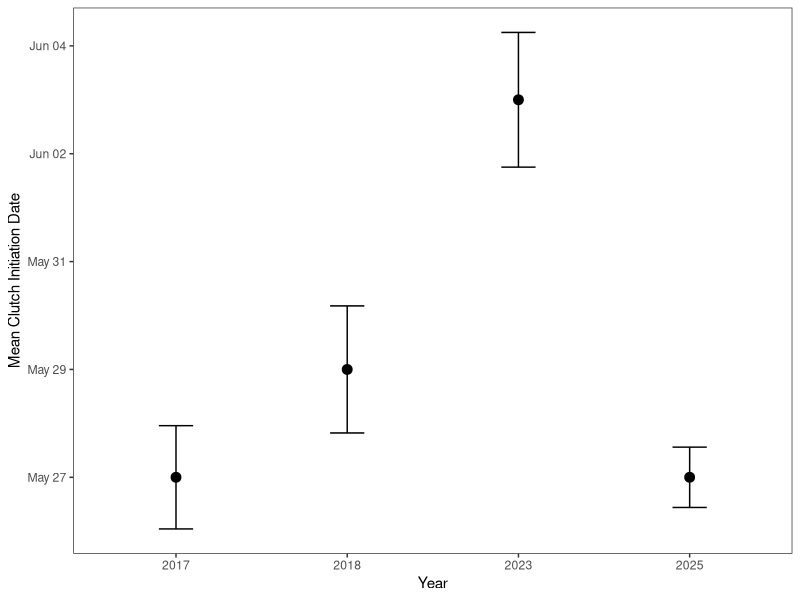
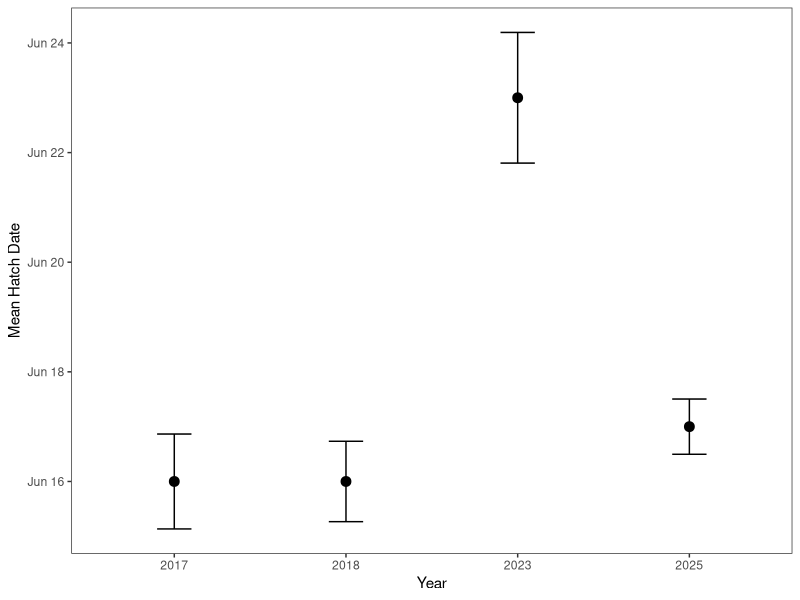
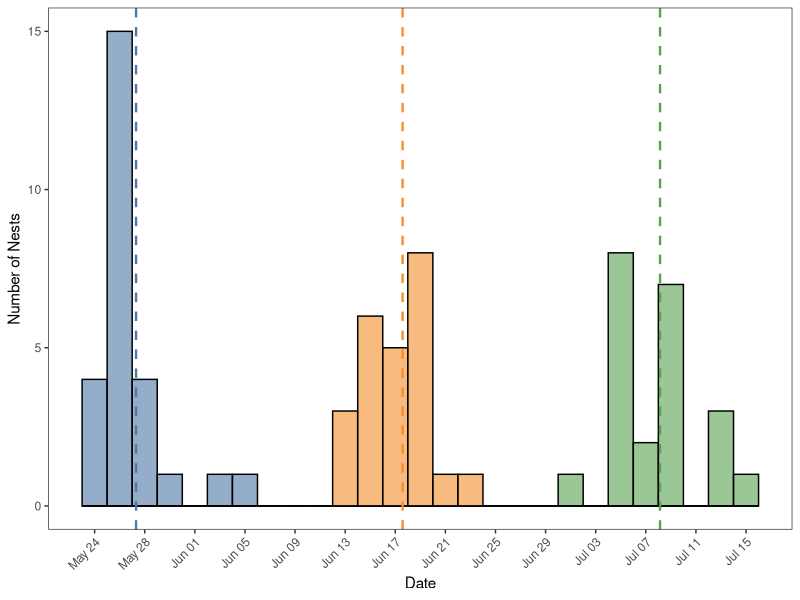
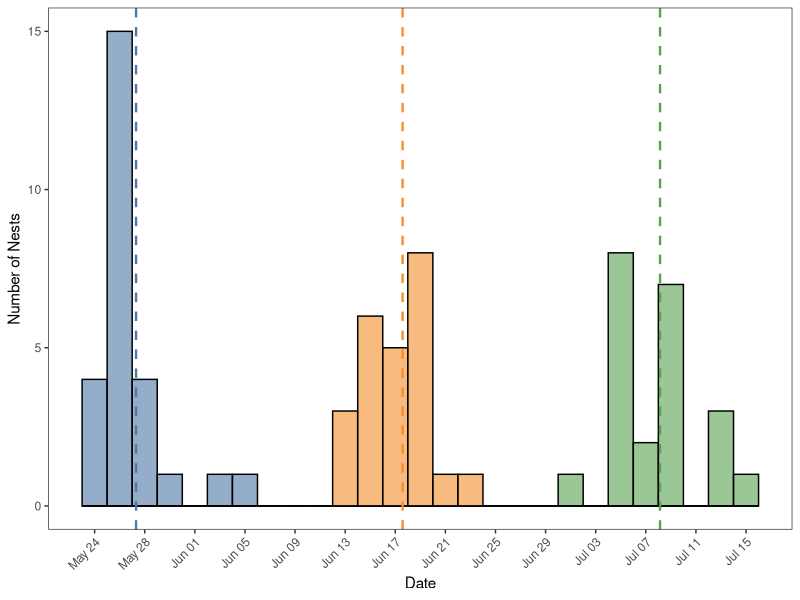

Write the R code that produced these figures, in order.
### Tree Swallow Nest Box Monitoring
### Date: 12/17/2025
### By: Randall J. Friendly
###
### Compare different years of nest box monitoring

## Activate packages
library(readxl)
library(data.table)
library(tidyverse)
library(lubridate)
library(dplyr)
library(openxlsx)
library(ggplot2)
library(tidyr)
library(writexl)

## Read in data
visit_sum_data17 <- read_excel("data/2017_BET_nest_record_summary.xlsx")
visit_sum_data18 <- read_excel("data/2018_BET_nest_record_summary.xlsx")
visit_sum_data23 <- read_excel("data/2023_BET_nest_record_summary.xlsx")
visit_sum_data25 <- read_excel("data/2025_BET_nest_record_summary.xlsx")

## Fix the dataframes so that R knows what kind of variable its working with
# 2017
visit_sum_data17$box_number <- as.factor(visit_sum_data17$box_number)
visit_sum_data17$species <- as.factor(visit_sum_data17$species)
visit_sum_data17$site <- as.factor(visit_sum_data17$site)
visit_sum_data17$year <- as.factor(visit_sum_data17$year)
visit_sum_data17$clutch_initiation <- as.Date(visit_sum_data17$clutch_initiation)
visit_sum_data17$clutch_completion <- as.Date(visit_sum_data17$clutch_completion)
visit_sum_data17$predicted_hatch <- as.Date(visit_sum_data17$predicted_hatch)
visit_sum_data17$incubation_start <- as.Date(visit_sum_data17$incubation_start)
visit_sum_data17$actual_hatch <- as.Date(visit_sum_data17$actual_hatch)
visit_sum_data17$predicted_fledge <- as.Date(visit_sum_data17$predicted_fledge)
visit_sum_data17$actual_fledge <- as.Date(visit_sum_data17$actual_fledge)
visit_sum_data17$successful <- as.factor(visit_sum_data17$successful)

# 2018
visit_sum_data18$box_number <- as.factor(visit_sum_data18$box_number)
visit_sum_data18$species <- as.factor(visit_sum_data18$species)
visit_sum_data18$site <- as.factor(visit_sum_data18$site)
visit_sum_data18$year <- as.factor(visit_sum_data18$year)
visit_sum_data18$clutch_initiation <- as.Date(visit_sum_data18$clutch_initiation)
visit_sum_data18$clutch_completion <- as.Date(visit_sum_data18$clutch_completion)
visit_sum_data18$predicted_hatch <- as.Date(visit_sum_data18$predicted_hatch)
visit_sum_data18$incubation_start <- as.Date(visit_sum_data18$incubation_start)
visit_sum_data18$actual_hatch <- as.Date(visit_sum_data18$actual_hatch)
visit_sum_data18$predicted_fledge <- as.Date(visit_sum_data18$predicted_fledge)
visit_sum_data18$actual_fledge <- as.Date(visit_sum_data18$actual_fledge)
visit_sum_data18$successful <- as.factor(visit_sum_data18$successful)

# 2023
visit_sum_data23$box_number <- as.factor(visit_sum_data23$box_number)
visit_sum_data23$species <- as.factor(visit_sum_data23$species)
visit_sum_data23$site <- as.factor(visit_sum_data23$site)
visit_sum_data23$year <- as.factor(visit_sum_data23$year)
visit_sum_data23$clutch_initiation <- as.Date(visit_sum_data23$clutch_initiation)
visit_sum_data23$clutch_completion <- as.Date(visit_sum_data23$clutch_completion)
visit_sum_data23$predicted_hatch <- as.Date(visit_sum_data23$predicted_hatch)
visit_sum_data23$incubation_start <- as.Date(visit_sum_data23$incubation_start)
visit_sum_data23$actual_hatch <- as.Date(visit_sum_data23$actual_hatch)
visit_sum_data23$predicted_fledge <- as.Date(visit_sum_data23$predicted_fledge)
visit_sum_data23$actual_fledge <- as.Date(visit_sum_data23$actual_fledge)
visit_sum_data23$successful <- as.factor(visit_sum_data23$successful)

# 2025
visit_sum_data25$box_number <- as.factor(visit_sum_data25$box_number)
visit_sum_data25$species <- as.factor(visit_sum_data25$species)
visit_sum_data25$site <- as.factor(visit_sum_data25$site)
visit_sum_data25$year <- as.factor(visit_sum_data25$year)
visit_sum_data25$clutch_initiation <- as.Date(visit_sum_data25$clutch_initiation)
visit_sum_data25$clutch_completion <- as.Date(visit_sum_data25$clutch_completion)
visit_sum_data25$predicted_hatch <- as.Date(visit_sum_data25$predicted_hatch)
visit_sum_data25$incubation_start <- as.Date(visit_sum_data25$incubation_start)
visit_sum_data25$actual_hatch <- as.Date(visit_sum_data25$actual_hatch)
visit_sum_data25$predicted_fledge <- as.Date(visit_sum_data25$predicted_fledge)
visit_sum_data25$actual_fledge <- as.Date(visit_sum_data25$actual_fledge)
visit_sum_data25$successful <- as.factor(visit_sum_data25$successful)

summary(visit_sum_data17)
summary(visit_sum_data18)
summary(visit_sum_data23)
summary(visit_sum_data25)


# Stack these dataframes into one
sum_data_all <- bind_rows(visit_sum_data17, visit_sum_data18, visit_sum_data23, visit_sum_data25)


# Get the mean clutch intiation date by year and include range and SE.
mean_dates_range_se <- sum_data_all %>%
  group_by(year) %>%
  summarise(
    mean_date = as.Date(mean(clutch_initiation, na.rm = TRUE), origin = "1970-01-01"),
    earliest = min(clutch_initiation, na.rm = TRUE),
    latest = max(clutch_initiation, na.rm = TRUE),
    se_days = sd(as.numeric(clutch_initiation), na.rm = TRUE) / sqrt(n())
  )

# create month-day date with constant year, to make creating a figure easier
mean_dates_range_se <- mean_dates_range_se %>%
  mutate(
    md_date = as.Date(
      paste0("2000-", format(mean_date, "%m-%d"))
    )
  )



## Get a visualizations of the clutch initiation time
library(ggplot2)

ggplot(mean_dates_range_se, aes(x = year, y = md_date)) +
  geom_point(size = 3) +
  geom_errorbar(aes(
    ymin = md_date - se_days,
    ymax = md_date + se_days
  ),
  width = 0.2
  ) +
  scale_y_date(
    date_breaks = "2 days",
    date_labels = "%b %d"
  ) +
  labs(
    x = "Year",
    y = "Mean Clutch Initiation Date"
  ) + theme_bw() +
  theme(
    panel.grid.major = element_blank(),
    panel.grid.minor = element_blank()
  )
  
# create new data frame just to get cumulative mean init date
mean_init_date_all <- sum_data_all
# add day of year column
mean_init_date_all$clutch_doy <- as.POSIXlt(mean_init_date_all$clutch_initiation)$yday + 1
mean_doy <- mean(mean_init_date_all$clutch_doy, na.rm = TRUE)
mean_date <- as.Date(mean_doy - 1, origin = "2000-01-01")
format(mean_date, "%b %d")


###### DO the same for hatch dates

# Get the mean hatch date by year and include range and SE.
mean_hatch_range_se <- sum_data_all %>%
  group_by(year) %>%
  summarise(
    mean_hdate = as.Date(mean(actual_hatch, na.rm = TRUE), origin = "1970-01-01"),
    earliest = min(actual_hatch, na.rm = TRUE),
    latest = max(actual_hatch, na.rm = TRUE),
    se_days = sd(as.numeric(actual_hatch), na.rm = TRUE) / sqrt(n())
  )

# create month-day date with constant year, to make creating a figure easier
mean_hatch_range_se <- mean_hatch_range_se %>%
  mutate(
    md_hdate = as.Date(
      paste0("2000-", format(mean_hdate, "%m-%d"))
    )
  )


### get a visial of hatch date timings
ggplot(mean_hatch_range_se, aes(x = year, y = md_hdate)) +
  geom_point(size = 3) +
  geom_errorbar(aes(
    ymin = md_hdate - se_days,
    ymax = md_hdate + se_days
  ),
  width = 0.2
  ) +
  scale_y_date(
    date_breaks = "2 days",
    date_labels = "%b %d"
  ) +
  labs(
    x = "Year",
    y = "Mean Hatch Date"
  ) + theme_bw() +
  theme(
    panel.grid.major = element_blank(),
    panel.grid.minor = element_blank()
  )


### create a frequency distribution figure for when swallows initiate and hatch and fledge date

# convert dates to day of year
visit_sum_data25$init_doy <- as.numeric(format(visit_sum_data25$clutch_initiation, "%j"))
visit_sum_data25$hatch_doy <- as.numeric(format(visit_sum_data25$actual_hatch, "%j"))
visit_sum_data25$fledge_doy <- as.numeric(format(visit_sum_data25$actual_fledge, "%j"))

init_hatch_phen <- visit_sum_data25 %>%
  select(init_doy, hatch_doy, fledge_doy) %>%
  pivot_longer(cols = everything(),
               names_to = "event",
               values_to = "doy") %>%
  mutate(event = recode(event,
                        init_doy = "Clutch Initiation",
                        hatch_doy = "Hatch",
                        fledge_doy = "Fledge"))

mean_lines <-init_hatch_phen %>%
  group_by(event) %>%
  summarize(mean_doy = mean(doy, na.rm = TRUE))

ggplot(init_hatch_phen, aes(x = doy, fill = event)) +
  geom_histogram(binwidth = 2, alpha = 0.6, position = "identity",
                 color = "black") +
  geom_vline(data = mean_lines,
             aes(xintercept = mean_doy, color = event),
             linetype = "dashed",
             linewidth = 0.8) +
  scale_x_continuous(
    breaks = seq(140, 210, by = 4),
    labels = function(x) format(as.Date(x - 1, origin = "2025-01-01"), "%b %d")
  ) + 
  scale_fill_manual(
    values = c("Clutch Initiation" = "#4E79A7",
               "Hatch" = "#F28E2B",
               "Fledge" = "#59A14F")
  ) +
  scale_color_manual(
    values = c("Clutch Initiation" = "#4E79A7",
               "Hatch" = "#F28E2B",
               "Fledge" = "#59A14F") 
    ) +
  labs(
    x = "Date",
    y = "Number of Nests",
  ) + 
  theme_bw() +
  theme(
    panel.grid.major = element_blank(),
    panel.grid.minor = element_blank(),
    legend.position = "none",
    axis.text.x = element_text(angle = 45, hjust = 1)
  )

#save ggplot figure
ggsave("output/initiation_hatch_2025.jpg", width = 7, height = 4, units = "in", dpi = 300)














